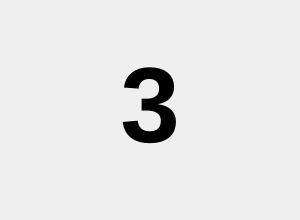
<?xml version="1.0" encoding="UTF-8"?>
<ui version="4.0">
 <class>Dialog</class>
 <widget class="QDialog" name="Dialog">
  <property name="geometry">
   <rect>
    <x>0</x>
    <y>0</y>
    <width>300</width>
    <height>220</height>
   </rect>
  </property>
  <property name="windowTitle">
   <string>Dialog</string>
  </property>
  <widget class="QLabel" name="label">
   <property name="geometry">
    <rect>
     <x>50</x>
     <y>30</y>
     <width>200</width>
     <height>150</height>
    </rect>
   </property>
   <property name="font">
    <font>
     <pointsize>80</pointsize>
     <weight>75</weight>
     <bold>true</bold>
    </font>
   </property>
   <property name="text">
    <string>3</string>
   </property>
   <property name="alignment">
    <set>Qt::AlignCenter</set>
   </property>
  </widget>
 </widget>
 <resources/>
 <connections/>
</ui>
